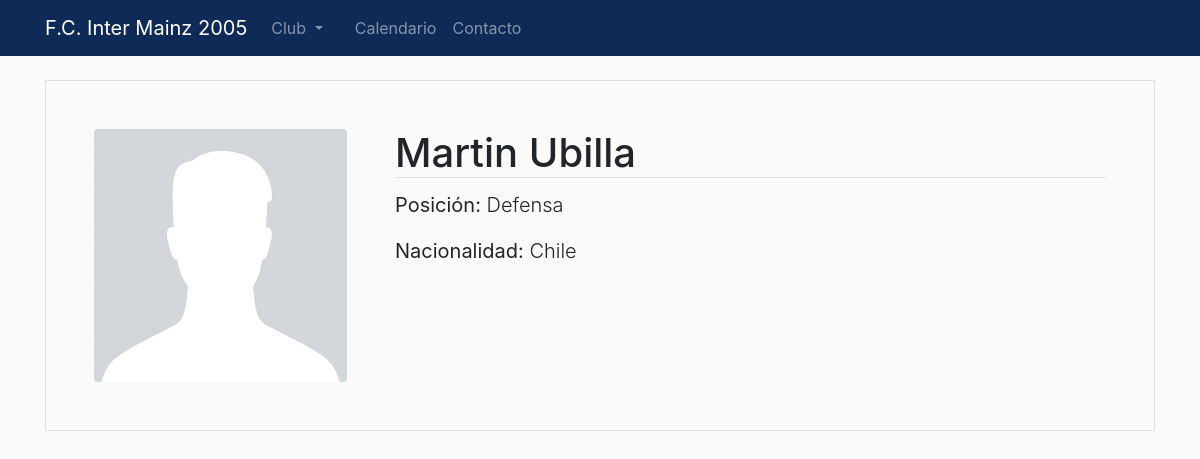
Page /players/6/ on the committed database.
### players/models.py (models this page shows, shortened)
class Player(models.Model):
    possible_positions = (
        ('portero', 'Portero'),
        ('defensa', 'Defensa'),
        ('centrocampo', 'Centrocampista'),
        ('delantero', 'Delantero')
    )
    last_name = models.CharField(max_length=50)
    first_name = models.CharField(max_length=50)
    position = models.CharField(max_length=50, choices=possible_positions)
    jersey_number = models.IntegerField(blank=True, null=True)
    nationality = models.CharField(max_length=50, blank=True, null=True)
    picture = models.ImageField(default="default.jpg", upload_to="player_pics")

### players/views.py (the view)
# urls.py: path('players/<int:pk>/', PlayerDetailView.as_view(), name='player-detail')
class PlayerDetailView(DetailView):
    model = Player

### players/templates/players/player_detail.html (shortened to what this page needs)
{% extends "show/base.html" %}
{% block content %}
<div class="media border p-5">
    <img class="rounded w-25"  src="{{ player.picture.url }}">
    <div class="media-body ml-5">
        <h1 class="card-title border-bottom">{{ player.first_name }} {{ player.last_name }}</h1>
        <p class="lead"><strong>Posición:</strong> {{ player.position.capitalize }}</p>
        {% if player.nationality %}
        <p class="lead"><strong>Nacionalidad:</strong> {{ player.nationality.capitalize }}</p>
        {% endif %}
    </div>
</div>
{% endblock content %}

### show/static/show/main.css (style rules this page uses)
body { margin-top: 5rem; margin-bottom: 2rem; background-color: #fafafa; }

### rows in the picture
Player: picture (placeholder picture), first_name "Martin", last_name "Ubilla", position "Defensa", nationality "Chile"
